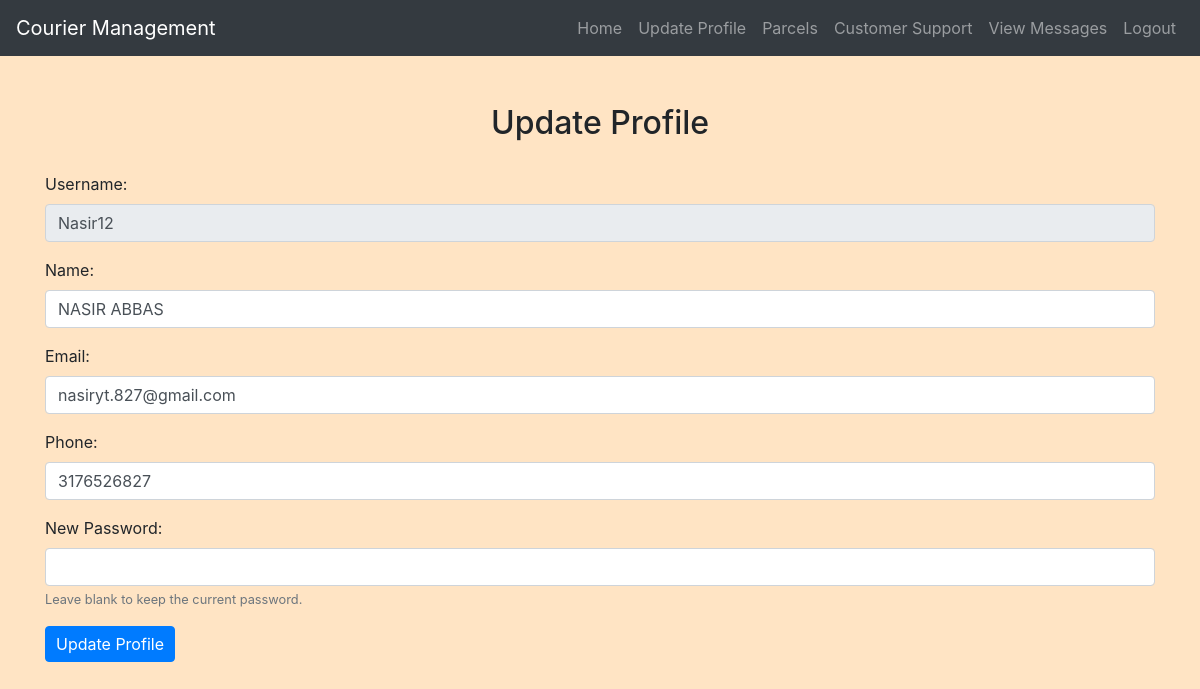
The app's page /profile.php (signed in) with its own data.
### tables this page shows
CREATE TABLE `users` (
  `UserID` int(11) NOT NULL,
  `BranchID` int(11) DEFAULT NULL,
  `Username` varchar(50) NOT NULL,
  `Password` varchar(255) NOT NULL,
  `Name` varchar(100) NOT NULL,
  `Email` varchar(100) NOT NULL,
  `Phone` varchar(20) NOT NULL
);

### profile.php (the view, shortened to what this page needs)
<?php
include('config.php');
$userID = $_SESSION["user_id"];
$query = "SELECT * FROM Users WHERE UserID = $userID";
$result = mysqli_query($conn, $query);
if ($row = mysqli_fetch_assoc($result)) {
    $username = $row['Username'];
    $name = $row['Name'];
    $email = $row['Email'];
    $phone = $row['Phone'];
} else {
    echo "User not found";
    exit;
}
?>
<!DOCTYPE html>
<html>
<head>
    <link rel="stylesheet" href="https://maxcdn.bootstrapcdn.com/bootstrap/4.5.2/css/bootstrap.min.css">
    <link rel="stylesheet" href="./css/style.css">
</head>
<body>
<?php
include('navbar.php');
?>
<div class="container mt-5 mb-5">
    <h2 class="text-center">Update Profile</h2>
    <form method="post" action="<?php echo htmlspecialchars($_SERVER["PHP_SELF"]); ?>">
        <div class="form-group">
            <label for="username">Username:</label>
            <input type="text" class="form-control" id="username" name="username" value="<?php echo $username; ?>" disabled>
        </div>
        <div class="form-group">
            <label for="name">Name:</label>
            <input type="text" class="form-control" id="name" name="name" value="<?php echo $name; ?>" required>
        </div>
        <div class="form-group">
            <label for="email">Email:</label>
            <input type="email" class="form-control" id="email" name="email" value="<?php echo $email; ?>" required>
        </div>
        <div class="form-group">
            <label for="phone">Phone:</label>
            <input type="text" class="form-control" id="phone" name="phone" value="<?php echo $phone; ?>" required>
        </div>
        <div class="form-group">
            <label for="password">New Password:</label>
            <input type="password" class="form-control" id="password" name="password">
            <small class="form-text text-muted">Leave blank to keep the current password.</small>
        </div>
        <button type="submit" class="btn btn-primary">Update Profile</button>
    </form>
</div>
</body>
</html>

### css/style.css (style rules this page uses)
body { background-color: bisque; }
h1, h2, h3, h4 { text-align: center; margin-top: 30px; margin-bottom: 30px; }
.btn-primary { padding: 5px 10px; }

### records on screen
users: username "Nasir12", name "NASIR ABBAS", email "nasiryt.827@gmail.com", phone "3176526827"
